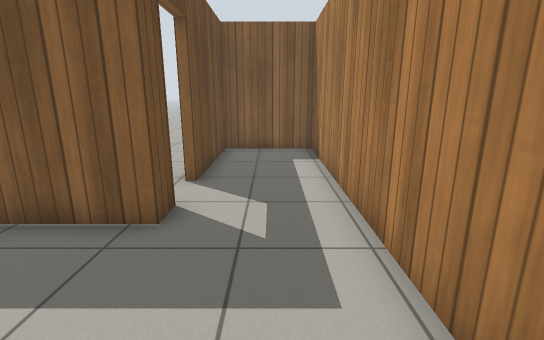
view 1 (above)

12 first-person views from a walk through a world built for the Gazebo simulator. The camera is 1.1 m above the floor, tilts 14° down and sees 85° across. The floor is counted in squares, 0.5 m on a side. Each view is taken from the middle of a square. On the plan, view 1 faces up. The plan holds only what a view shows up to about 17 squares ahead; the rest is blank. Simple patterns stand in for the simulator's built-in surfaces.

view 2
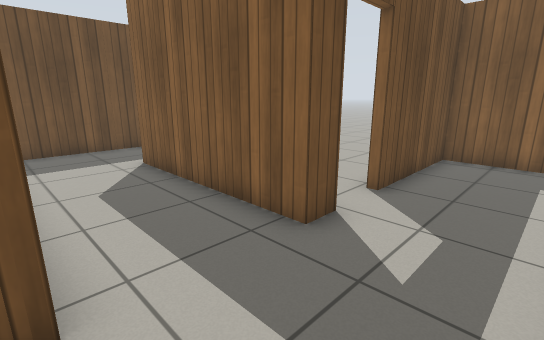

view 3
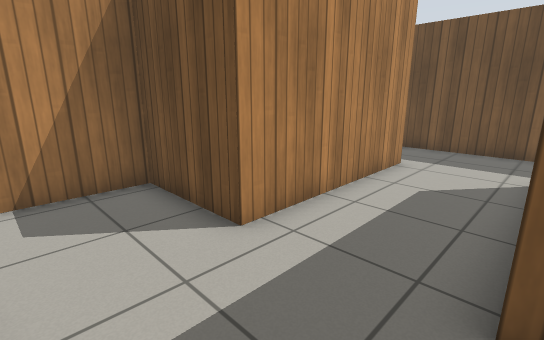

view 4
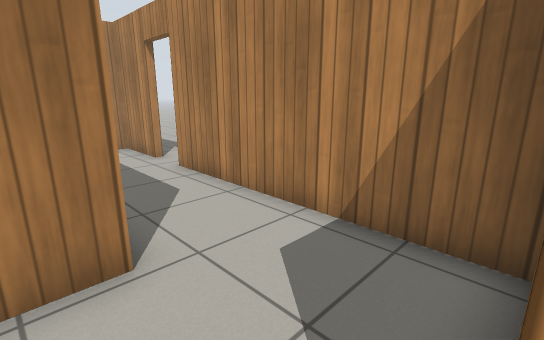

view 5
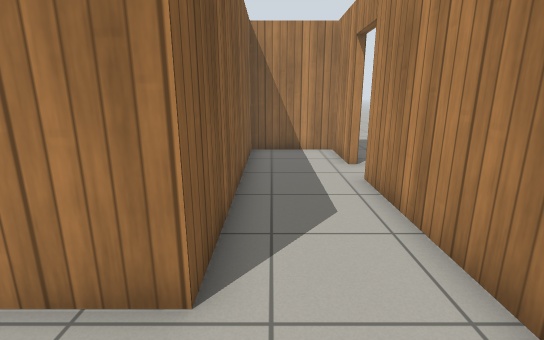

view 6
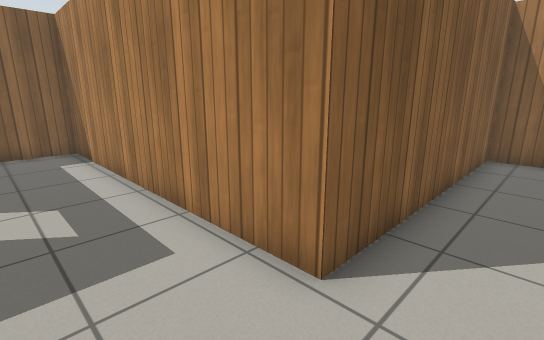

view 7
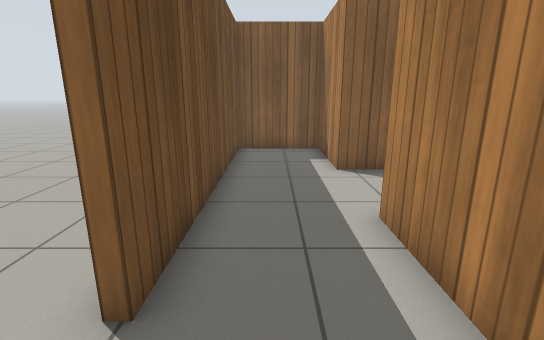

view 8
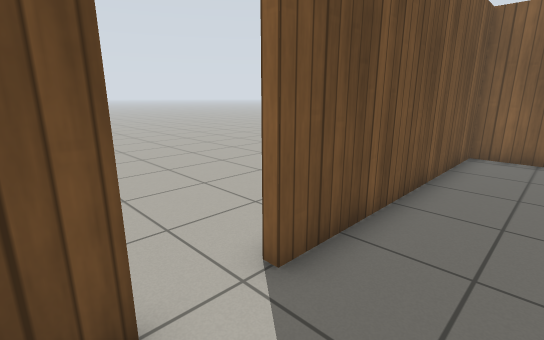

view 9
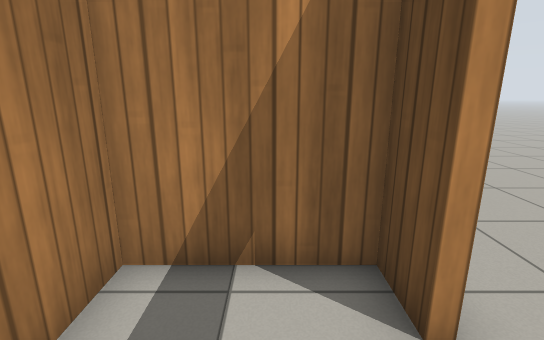

view 10
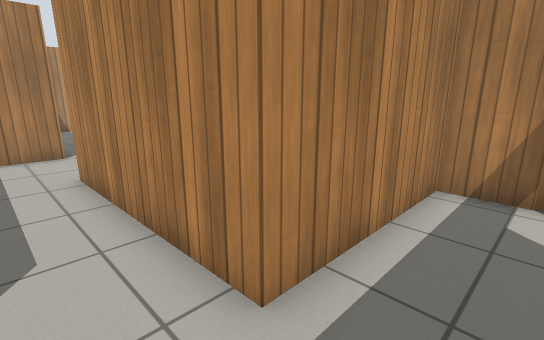

view 11
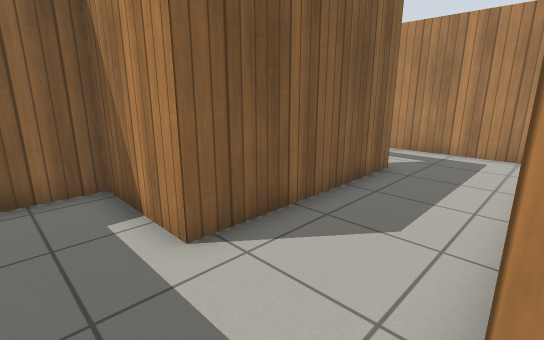

view 12
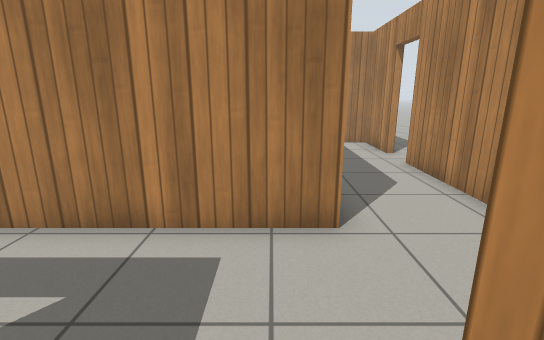

### Floor plan
Ten units are one square. View 1 is at (0, 0); x grows to the right and y downward. Boxes are objects, and circles mark ways between rooms. Rooms are numbered by the first view taken in them; rooms with no view inside come last. Other rooms are left out.
<svg viewBox="-130 -130 249 181">
<path fill="none" stroke="#000" d="M85 25 114 26 114 -8 17 -8M-20 -12 -20 25 69 25M-20 -59 -20 -48 -90 -48 -90 -85 -124 -85 -124 15M17 -8 17 -125 -20 -125 -20 -76M-124 33 -124 46 -90 46 -90 -11 -20 -12"/>
<circle cx="0" cy="-10" r="3" fill="#2a7"/>
<text x="40" y="10">1</text>
<text x="-50" y="-40">2</text>
</svg>
Room 1 opens to room 2.

Where each view was taken, in squares from view 1:
view 1: 0 up, 0 right, facing up
view 2: 1 up, 1 right, facing up-left
view 3: 5 up, 1 right, facing down-left
view 4: 2 up, 2 left, facing down-right
view 5: 0 up, 1 left, facing right
view 6: 1 down, 1 left, facing up-right
view 7: 4 down, 11 left, facing up
view 8: 4 down, 10 left, facing up-left
view 9: 1 down, 11 left, facing down
view 10: 3 up, 11 left, facing down-right
view 11: 1 up, 11 left, facing up-right
view 12: 2 up, 3 left, facing right
